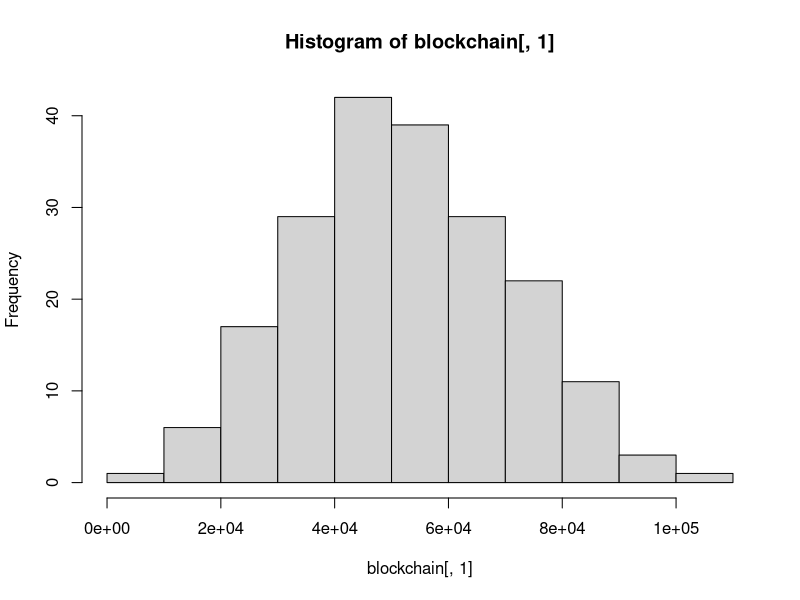
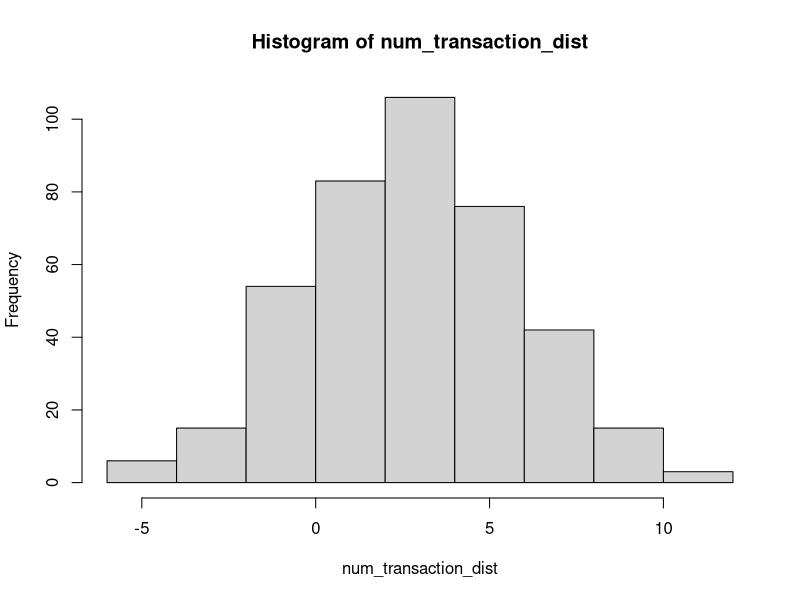
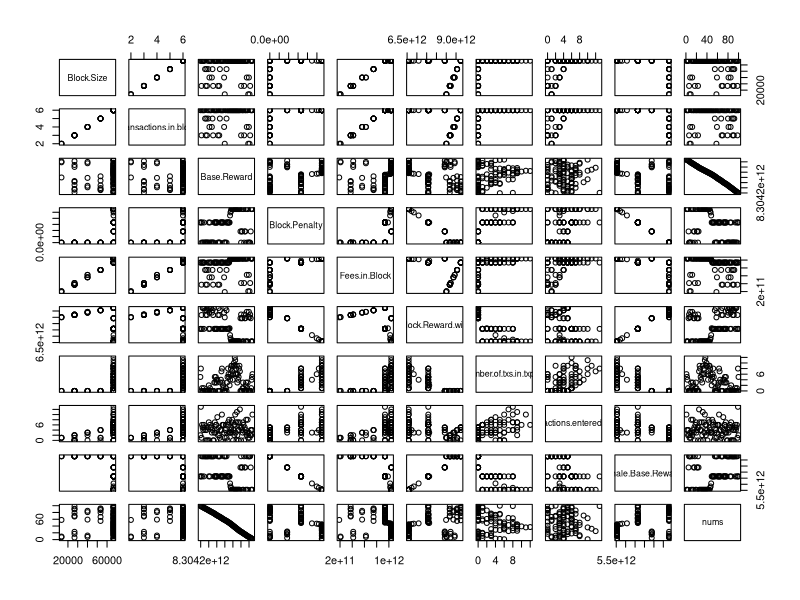

Write the R code that produced these figures, in order.
# Monero dynamic blocksize simulator script
# 2017 Gingeropolous

library(digest)

# Number of blocks to run simulation
num_blocks <- 100

default_mult <- 4 # The default fee multiplier
size_block_template <- 0 # Don't modify
wallet_auto_fee <- FALSE # When I figure out how to code the auto fee I'll play with it
gen_coins <- 14092278e12 # Total generated coins grabbed from moneroblocks.info circa 3/12/2017
tx_size <- 13*1024 # A fixed transaction size. can be made variable at some point
tot_coins <- 0xffffffffffffffff # Grabbed from moneromooos thing. Hooray R can read this nonsense

# Create a tx_pool, where each transaction is merely identified by the fee multiplier associated with it
# Transactions will be added to the pool by appending to it, so the higher index of the transaction, the newer the transaction
# tx_pool <- c() # should declare empty? screw it, we're not concerned with memory performance
#I think this should be a matrix

tx_pool <- matrix(NA,ncol = 4)

# Col 1: block entered
# Col 2: fee multiplier
# Col 3: hash
# Col 4: tx_size, currently fixed, but will at some point be variable

# Create a blockchain, and boostrap it with a median as pulled from the existing blockchain
blockchain <- matrix(NA,nrow=200, ncol = 9)
blockchain[,1] <- (rnorm(200, mean=51983.5, sd=20000))
hist(blockchain[,1])

# Col 1: block size
# Col 2: Number of transactions
# Col 3: unmodified base reward
# Col 4: Penalty
# Col 5: Total fees
# Col 6: Final block reward
# Col 7: Number of txs in txpool
# Col 8: Num transactions entered into txpool
# Col 9: Penalized Block Reward

# bcnames <- c("Block Size","Transactions in block","Base Reward","Block Penalty","Fees in Block","Total Block Reward","Number of txs in txpool","Num transactions entered into txpool","Penalized Block Reward","nums")


#Formulas

#From: https://en.wikipedia.org/wiki/Monero_(cryptocurrency)#Features
# max(0.6, floor((tot_coins − gen_coins)*2e−19)*10e−12)
# max(0.6, floor((M − A)×2−19)×10−12) XMR, with M = 264 − 1 and A = 1012 times the amount of XMR already emitted).


#From: http://monero.stackexchange.com/questions/2531/how-does-the-dynamic-fee-calculation-work
#fee = (R/R0) * (M0/M) * F0
#R: base reward
#R0: reference base reward (10 monero)
#M: block size limit
#M0: minimum block size limit (60000)
#F0: 0.002 monero

#From: https://github.com/monero-project/monero/pull/1276/files#diff-1279d7b0ddc432573cd2bd8c6e632c1fR2718
# uint64_t unscaled_fee_per_kb = (DYNAMIC_FEE_PER_KB_BASE_FEE * CRYPTONOTE_BLOCK_GRANTED_FULL_REWARD_ZONE_V2 / median_block_size);

ref_base <- 10e12
CRYPTONOTE_BLOCK_GRANTED_FULL_REWARD_ZONE_V2 <- 60000
twomed <- 2*CRYPTONOTE_BLOCK_GRANTED_FULL_REWARD_ZONE_V2 # Will later be adaptive
fee_factor <- 0.004e12

# Our Transaction Number Distribution
num_transaction_dist <- floor(rnorm(400, mean=4, sd=3))
hist(num_transaction_dist)

for (i in 1:num_blocks) {
  print("Beginning of main loop")
  print(i)
  #Take care of base reward!
  base_reward <-( tot_coins - gen_coins ) * 2^-19 
  if (base_reward < 600000000000) { base_reward <- 600000000000 }
  
  #Lets try the per kb fee
  #The one below, as documented on the SE and on bitcointalk, doesn't seem to actually be implemented in the code
  #fee <- (base_reward/ref_base)*(min_block/block_size_limit)*fee_factor
  
  # Lets generate some fake numbers!
  
  # Number of transactions being created by users and added to the txpool in this block
  num_tx <- floor(rnorm(1, mean=4, sd=3)) # Genernate the number of transactions that are getting into the mempool during this block
  if (num_tx < 0 ) {num_tx <- 0} # If the numberis below 0, then force to 0. Skews the distribution to 0,
  if (i ==1 ) {num_tx <- 10} # Prevents dimension problem if first transaction pool is 0
  print("Number of transactions")
  print(num_tx)
  
  # What is the current size of the transaction pool
  # fee_ordered_pool[complete.cases(fee_ordered_pool),]
  # tx_pool_num <- nrow(tx_pool[complete.cases(tx_pool),])
  tx_pool_num <- nrow(tx_pool)
  tx_pool_size <- tx_pool_num * tx_size

  # What is the current median of the last 100 blocks
  size_of_blockchain <- nrow(blockchain)
  last_100 <- c(blockchain[(size_of_blockchain-99):size_of_blockchain],1)
  med_100 <- median(last_100)
  if (med_100 < CRYPTONOTE_BLOCK_GRANTED_FULL_REWARD_ZONE_V2) {med_100 <- CRYPTONOTE_BLOCK_GRANTED_FULL_REWARD_ZONE_V2}
  
  #This one seems to be implemented
  # unscaled_fee_per_kb = (DYNAMIC_FEE_PER_KB_BASE_FEE * CRYPTONOTE_BLOCK_GRANTED_FULL_REWARD_ZONE_V2 / median_block_size);
  perkb_fee <- fee_factor*CRYPTONOTE_BLOCK_GRANTED_FULL_REWARD_ZONE_V2/med_100
  
  # Lets try simulating transactions being created during this block    
  for (p in 1:num_tx) {  
    if (tx_pool_size > med_100 && wallet_auto_fee == TRUE) {
      # skip for now
    }
    else {
      transaction <- c(i,default_mult*perkb_fee*(tx_size/1024),digest(runif(1),algo="md5"),tx_size) # Add the transaction to the mempool, 
      # Where the transaction is identified by the block # its added in, the fee multiplier, a random hash, and the transaction size
      tx_pool <- rbind(tx_pool,transaction) 
    }
  }
  
  
  # OK, lets try to make a block and add it to the chain and delete the transactions from the transaction pool
  # This is gonna be a bitch
  
  tx_pool_copy <- tx_pool # Lets not mess with the main transaction pool
  block_template <- matrix(NA, ncol = 4)
  
  block_template[1,] <- c(0,0,digest(runif(1),algo="md5"),95.0272) # initiate the block template, creating a random hash, and the size comes from 0.0928*1024
  print("Before blockfill loop")
  print(block_template)
  
  countloop <- 0
  if (nrow(tx_pool) == 0) {print("Tx pool empty")}
  else {
  repeat { ### This is the beginning of the block template loop
    countloop <- countloop + 1
    
  # First, we'll see if there are any high fee transactions in the mempool
    
    if (nrow(tx_pool_copy) == 0) { break } # Introduced because buggy if txpool is empty
    else {
    fee_ordered_pool <- tx_pool_copy[sort.list(tx_pool_copy[,2],decreasing=TRUE),,drop=FALSE ]
    highest_fee <- as.numeric(fee_ordered_pool[1,2]) # find the highest fee
    high_fee_index <- c(which(as.numeric(fee_ordered_pool[,2]) == highest_fee)) # Get row indexes of all the transactions with this fee
    high_fee_pool <- rbind(fee_ordered_pool[high_fee_index,]) # Create sub matrix of the high transactions
    
    block_ordered_pool <- high_fee_pool[sort.list(high_fee_pool[,1]),,drop=FALSE]
    size_block_template <- sum(as.numeric(block_template[,4]))
    
    #print("After loop")
    #print(block_template)
    #block_ordered_pool <- high_fee_pool[order(high_fee_pool[,1],decreasing=FALSE),] # Sort based on block added - older transactions will be added first
    #print ("Size of block template")
    #print (size_block_template)
    # The below transaction adding logic misses any transactions that would fall below the standard size of a transaction
    
    if ((size_block_template + tx_size) <= med_100){ # So this is the easiest. If the block is lower than the median, we just add most recent and highest fee (would be the most profitable)
      #print(block_ordered_pool[1,]) # For logging
      block_template <- rbind(block_template,block_ordered_pool[1,]) # Add a transaction to the block template
      tx_pool_copy <- tx_pool_copy[-1,,drop = FALSE] # delete this transaction from the tx_pool_copy, drop=FALSe prevents the fucker from turning into a vector
      perc_penalty <- 0
      pnlz_block_reward <- base_reward
      
      }
    
    else if ((size_block_template + tx_size) > med_100) { # This is the bitch case where we have to figure out if going over the median makes any sense
      temp_diff <- (size_block_template + as.numeric(block_ordered_pool[1,4])) - med_100  # This just grabs the difference between the median 100 and the potential new block with an additional transaction. 
      perc_penalty <- temp_diff / med_100
      pnlz_block_reward <- base_reward - (base_reward * perc_penalty)
      if (pnlz_block_reward + (sum(as.numeric(block_template[,2]))) + as.numeric(block_ordered_pool[1,2]) > base_reward) {
        block_template <- rbind(block_template,block_ordered_pool[1,]) # Add a transaction to the block template
        tx_pool_copy <- tx_pool_copy[-1,,drop = FALSE] # delete this transaction from the tx_pool_copy, drop=FALSe prevents the fucker from turning into a vector
      }
      else { break}
    }
    else {print("WTF")}
    #print("Start of blockfill loop stats:")
    #print(tx_pool_copy)
    #print(block_template)
    #print("End of stats")
    }
 } ##### This is the end of the Repeat Loop for creating a block template
} ## end of the else for the tx_pool being full
  
  print("We made it out of the blockfill loop")
  # Col 1: block size
  # Col 2: Number of transactions
  # Col 3: unmodified base reward
  # Col 4: Penalty
  # Col 5: Total fees
  # Col 6: Final block reward
  
  
  
  newblocksize <- sum(as.numeric(block_template[,4]))
  newblocktx <- nrow(block_template)
  newblockbr <- base_reward
  newblockpnlt <- base_reward - pnlz_block_reward
  newblockfees <- sum(as.numeric(block_template[,2]))
  newblockreward <-pnlz_block_reward + newblockfees
  
  newblock <- c(newblocksize,newblocktx,newblockbr,newblockpnlt,newblockfees,newblockreward,nrow(tx_pool_copy),num_tx,pnlz_block_reward)
  
  blockchain <- rbind (blockchain,newblock)
  
  tx_pool <- tx_pool_copy
  print("Iteration")
  print(i)
  print("New Block Info")
  print(newblock)
  
  gen_coins <- gen_coins + pnlz_block_reward 
  
  newblocksize <- 0
  newblocktx <- 0
  newblockbr <- 0
  newblockpnlt <- 0
  newblockfees <- 0
  newblockreward <-0
  
} ############# End of primary for loop

synth_blockchain <- blockchain[complete.cases(blockchain),]

bcnames <- c("Block Size","Transactions in block","Base Reward","Block Penalty","Fees in Block","Total Block Reward with Fees","Number of txs in txpool","Num transactions entered into txpool","Finale Base Reward","nums")

#matplot(synth_blockchain,type="l",)
#legend("bottom", inset=.05, legend=bcnames, pch=1, col=c(2,4), horiz=FALSE)

nums <- seq(1,nrow(synth_blockchain),1)
synth_blockchain <- cbind(synth_blockchain,nums)
colnames(synth_blockchain)<-bcnames
bcdf <- data.frame(synth_blockchain,row.names=nums)

plot(bcdf)

#plot(synth_blockchain[,1], type="o", col="blue")
